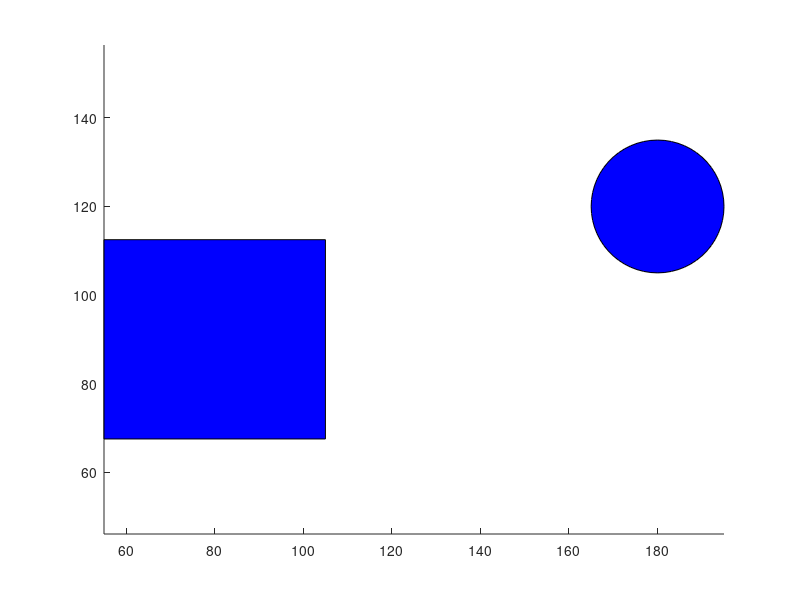

Source code (MATLAB): (Note: this script raises an error after producing the figure.)
clear all
close all

%% Defining the whole plot from the given coordinates
rectangle ('Position', [55 67.5 50 45],'FaceColor','blue') %55, 67.5 is the initial point and 50&45  is width and length 
hold on
%Ploting Circle
circle = [165 105 30 30];
rectangle('Position',circle,'Curvature',[1 1],'FaceColor','blue')
axis equal

%Ploting Polygon
pgon = polyshape([145 14; 168 14; 188 51; 165 89; 158 51; 120 55]);
plot(pgon,'FaceColor','blue','FaceAlpha',1)
axis([0 250 0 150])

%% User Input
Flag = false; %true only if all points are in free space 
disp('')
while ~Flag
xstart = 'Enter X for Start Point (0-250:)'; %define start point (x-axis)
xs = input(xstart);
ystart = 'Enter Y for Start Point (0-150:)'; %define start point (y-axis)
ys = input(ystart);

xgoal = 'Enter X for Goal Point (0-250:)'; %define goal point (x-axis)
xg = input(xgoal);
ygoal = 'Enter Y for Start Point (0-150:)'; %define goal point (y-axis)
yg = input(ygoal);

sNode = [xs,ys]; %Start Node
gNode = [xg,yg]; %Goal Node

instart = constraints(xs,ys);
ingoal = constraints(xg,yg); 
%% Check whether input lies in the constraints space
if instart
Flag = false;%status check
disp('Start point is in the object'); %error display
elseif ingoal
Flag = false;
disp('Goal point is in the object'); %error display
elseif (xs<0 || xs>250) || (ys<0 || ys>150)
Flag = false;
disp('Start point is not in the map') %error display
elseif  (xg<0 || xg>250) || (yg<0 || yg>=150)
Flag = false;
disp('Goal point is not in the map') %error display 
else
Flag = true; %status check
end
end

if Flag
Nodes = []; %Nodes
nInfo = []; %Nodes Info

Nodes(:,:,1) = sNode; %Initialise Start Node
id = getid(sNode); 
nInfo(:,:,1) = [1,0,0,0,0,id]; %1st node information
clNode = []; %Closed Node
clNodesInfo = []; %Closed Node Info
    
straightcost = 1; %Straight Cost
diagonalcost = sqrt(2); %Diagonal Cost

i = 2; %Child Node Number
j = 1; %Parent Node Number
k = 1;
%% Generating Nodes using A* Algorithm

while true
% Initialize the parent node in each loop
cNode = Nodes(:,:,j);
clNode(:,:,k) = cNode;
id = getid(cNode);
clnInfo(:,:,k) = [id];
drawnow
plot(cNode(1),cNode(2),'.','color','red')

[Flagleft, nNodeleft] = ml(cNode);
if Flagleft == true
in = constraints(nNodeleft(1),nNodeleft(2));
testid = getid(nNodeleft);
% Search if the New Node generated is present in Nodes array or not. 
if in == false
% Save the node if the generated node is not in the obstacle
if (~any(testid == nInfo(1,6,:))) 
ctc = nInfo(:,3,j);
g = ctc + straightcost;
h = (sqrt(((nNodeleft(1)-gNode(1))^2)+((nNodeleft(2)-gNode(2))^2)));
f = g+h;
Nodes(:,:,i) = nNodeleft;
nInfo(:,:,i) = [i,j,g,h,f,testid];
i = i+1; % increament child node
drawnow
plot(nNodeleft(1),nNodeleft(2),'.','color','green')
elseif  (~any(testid == clnInfo(1,1,:)))
k = find(testid == nInfo(1,6,:));
cost = nInfo(1,5,k);
ctc = nInfo(:,3,j);
g = ctc+straightcost;
h = sqrt(((nNodeleft(1)-gNode(1))^2)+((nNodeleft(2)-gNode(2))^2));
f = g+h;
if cost>f
nInfo(:,:,k) = [i,j,g,h,f,testid];
end
end
if nNodeleft(1) == gNode(1) && nNodeleft(2) == gNode(2)
break
end   
end
end

[Flagright, nNoderight] = mr(cNode);
if Flagright == true
in = constraints(nNoderight(1),nNoderight(2));
testid = getid(nNoderight);
% Search if the New Node generated is present in Nodes array or not. 
if in == false
% Save the node if the generated node is not in the obstacle
if (~any(testid == nInfo(1,6,:))) 
ctc = nInfo(:,3,j);
g = ctc + straightcost;
h = (sqrt(((nNoderight(1)-gNode(1))^2)+((nNoderight(2)-gNode(2))^2)));
f = g+h;
Nodes(:,:,i) = nNoderight;
nInfo(:,:,i) = [i,j,g,h,f,testid];
i = i+1;
drawnow
plot(nNoderight(1),nNoderight(2),'.','color','green')
elseif  (~any(testid == clnInfo(1,1,:)))
k = find(testid == nInfo(1,6,:));
cost = nInfo(1,5,k);
ctc = nInfo(:,3,j);
g = ctc+straightcost;
h = sqrt(((nNoderight(1)-gNode(1))^2)+((nNoderight(2)-gNode(2))^2));
f = g+h;
if cost>f
nInfo(:,:,k) = [i,j,g,h,f,testid];
end
end
if nNoderight(1) == gNode(1) && nNoderight(2) == gNode(2)
break
end   
end
end
        
[Flagup, nNodeup] = mu(cNode);
if Flagup == true
in = constraints(nNodeup(1),nNodeup(2));
testid = getid(nNodeup);
% Search if the New Node generated is present in Nodes array or not. 
if in == false
% Save the node if the generated node is not in the obstacle
if (~any(testid == nInfo(1,6,:))) 
ctc = nInfo(:,3,j);
g = ctc + straightcost;
h = (sqrt(((nNodeup(1)-gNode(1))^2)+((nNodeup(2)-gNode(2))^2)));
f = g+h;
Nodes(:,:,i) = nNodeup;
nInfo(:,:,i) = [i,j,g,h,f,testid];
i = i+1;
drawnow
plot(nNodeup(1),nNodeup(2),'.','color','green')
elseif  (~any(testid == clnInfo(1,1,:)))
k = find(testid == nInfo(1,6,:));
cost = nInfo(1,5,k);
ctc = nInfo(:,3,j);
g = ctc+straightcost;
h = sqrt(((nNodeup(1)-gNode(1))^2)+((nNodeup(2)-gNode(2))^2));
f = g+h;
if cost>f
nInfo(:,:,k) = [i,j,g,h,f,testid];
end
end
if nNodeup(1) == gNode(1) && nNodeup(2) == gNode(2)
break
end   
end
end
        
[Flagdown, nNodedown] = md(cNode);
if Flagdown == true
in = constraints(nNodedown(1),nNodedown(2));
testid = getid(nNodedown);
% Search if the New Node generated is present in Nodes array or not. 
if in == false
% Save the node if the generated node is not in the obstacle
if (~any(testid == nInfo(1,6,:))) 
ctc = nInfo(:,3,j);
g = ctc + straightcost;
h = (sqrt(((nNodedown(1)-gNode(1))^2)+((nNodedown(2)-gNode(2))^2)));
f = g+h;
Nodes(:,:,i) = nNodedown;
nInfo(:,:,i) = [i,j,g,h,f,testid];
i = i+1;
drawnow
plot(nNodedown(1),nNodedown(2),'.','color','green')
elseif  (~any(testid == clnInfo(1,1,:)))
k = find(testid == nInfo(1,6,:));
cost = nInfo(1,5,k);
ctc = nInfo(:,3,j);
g = ctc+straightcost;
h = sqrt(((nNodedown(1)-gNode(1))^2)+((nNodedown(2)-gNode(2))^2));
f = g+h;
if cost>f
nInfo(:,:,k) = [i,j,g,h,f,testid];
end
end
if nNodedown(1) == gNode(1) && nNodedown(2) == gNode(2)
break
end   
end
end
        
[Flagdownleft, nNodedownleft] = mdl(cNode);
if Flagdownleft == true
in = constraints(nNodedownleft(1),nNodedownleft(2));
testid = getid(nNodedownleft);
% Search if the New Node generated is present in Nodes array or not. 
if in == false
% Save the node if the generated node is not in the obstacle
if (~any(testid == nInfo(1,6,:))) 
ctc = nInfo(:,3,j);
g = ctc + straightcost;
h = (sqrt(((nNodedownleft(1)-gNode(1))^2)+((nNodedownleft(2)-gNode(2))^2)));
f = g+h;
Nodes(:,:,i) = nNodedownleft;
nInfo(:,:,i) = [i,j,g,h,f,testid];
i = i+1;
drawnow
plot(nNodedownleft(1),nNodedownleft(2),'.','color','green')
elseif  (~any(testid == clnInfo(1,1,:)))
k = find(testid == nInfo(1,6,:));
cost = nInfo(1,5,k);
ctc = nInfo(:,3,j);
g = ctc+straightcost;
h = sqrt(((nNodedownleft(1)-gNode(1))^2)+((nNodedownleft(2)-gNode(2))^2));
f = g+h;
if cost>f
nInfo(:,:,k) = [i,j,g,h,f,testid];
end
end
if nNodedownleft(1) == gNode(1) && nNodedownleft(2) == gNode(2)
break
end   
end
end
[Flagdownright, nNodedownright] = mdr(cNode);
if Flagdownright == true
in = constraints(nNodedownright(1),nNodedownright(2));
testid = getid(nNodedownright);
% Search if the New Node generated is present in Nodes array or not. 
if in == false
% Save the node if the generated node is not in the obstacle
if (~any(testid == nInfo(1,6,:))) 
ctc = nInfo(:,3,j);
g = ctc + straightcost;
h = (sqrt(((nNodedownright(1)-gNode(1))^2)+((nNodedownright(2)-gNode(2))^2)));
f = g+h;
Nodes(:,:,i) = nNodedownright;
nInfo(:,:,i) = [i,j,g,h,f,testid];
i = i+1;
drawnow
plot(nNodedownright(1),nNodedownright(2),'.','color','green')
elseif  (~any(testid == clnInfo(1,1,:)))
k = find(testid == nInfo(1,6,:));
cost = nInfo(1,5,k);
ctc = nInfo(:,3,j);
g = ctc+straightcost;
h = sqrt(((nNodedownright(1)-gNode(1))^2)+((nNodedownright(2)-gNode(2))^2));
f = g+h;
if cost>f
nInfo(:,:,k) = [i,j,g,h,f,testid];
end
end
if nNodedownright(1) == gNode(1) && nNodedownright(2) == gNode(2)
break
end   
end
end

[Flagupleft, nNodeupleft] = mul(cNode);
if Flagupleft == true
in = constraints(nNodeupleft(1),nNodeupleft(2));
testid = getid(nNodeupleft);
% Search if the New Node generated is present in Nodes array or not. 
if in == false
% Save the node if the generated node is not in the obstacle
if (~any(testid == nInfo(1,6,:))) 
ctc = nInfo(:,3,j);
g = ctc + straightcost;
h = (sqrt(((nNodeupleft(1)-gNode(1))^2)+((nNodeupleft(2)-gNode(2))^2)));
f = g+h;
Nodes(:,:,i) = nNodeupleft;
nInfo(:,:,i) = [i,j,g,h,f,testid];
i = i+1;
drawnow
plot(nNodeupleft(1),nNodeupleft(2),'.','color','green')
elseif  (~any(testid == clnInfo(1,1,:)))
k = find(testid == nInfo(1,6,:));
cost = nInfo(1,5,k);
ctc = nInfo(:,3,j);
g = ctc+straightcost;
h = sqrt(((nNodeupleft(1)-gNode(1))^2)+((nNodeupleft(2)-gNode(2))^2));
f = g+h;
if cost>f
nInfo(:,:,k) = [i,j,g,h,f,testid];
end
end
if nNodeupleft(1) == gNode(1) && nNodeupleft(2) == gNode(2)
break
end   
end
end

[Flagupright, nNodeupright] = mur(cNode);
if Flagupright == true
in = constraints(nNodeupright(1),nNodeupright(2));
testid = getid(nNodeupright);
% Search if the New Node generated is present in Nodes array or not. 
if in == false
% Save the node if the generated node is not in the obstacle
if (~any(testid == nInfo(1,6,:))) 
ctc = nInfo(:,3,j);
g = ctc + straightcost;
h = (sqrt(((nNodeupright(1)-gNode(1))^2)+((nNodeupright(2)-gNode(2))^2)));
f = g+h;
Nodes(:,:,i) = nNodeupright;
nInfo(:,:,i) = [i,j,g,h,f,testid];
i = i+1;
drawnow
plot(nNodeupright(1),nNodeupright(2),'.','color','green')
elseif  (~any(testid == clnInfo(1,1,:)))
k = find(testid == nInfo(1,6,:));
cost = nInfo(1,5,k);
ctc = nInfo(:,3,j);
g = ctc+straightcost;
h = sqrt(((nNodeupright(1)-gNode(1))^2)+((nNodeupright(2)-gNode(2))^2));
f = g+h;
if cost>f
nInfo(:,:,k) = [i,j,g,h,f,testid];
end
end
if nNodeupright(1) == gNode(1) && nNodeupright(2) == gNode(2)
break
end   
end
end    
        
mincost = [inf,0];
for y = 1:i-1
testid = getid(Nodes(:,:,y));
if (~any(testid == clnInfo(1,1,:)))
cost = nInfo(1,5,y);
if cost<mincost(1,1)
mincost = [cost , y];
end
end
end
j = mincost(1,2);
k = k+1;
if rem(k,10) == 0
k
end
end
q = i-1;
count = 0;

txt1 = '\o Start Node'; %Caption - Start node
txt2 = '\o Goal Node'; %Caption - Goal Node
%Plot the start and end point
plot(sNode(1),sNode(2),'s','color','red','markers',10)
plot(gNode(1),gNode(2),'s','color','red','markers',10)
 
text(sNode(1),sNode(2),txt1)
text(gNode(1),gNode(2),txt2)

%Plotting the path
while q ~= 1 
nInfo(:,:,q);
u = Nodes(1,1,q);
v = Nodes(1,2,q); 
info = nInfo(1,2,q);
q = info;
count = count+1;
plot(u,v,'.','color','green') %Plot the Path
end
end